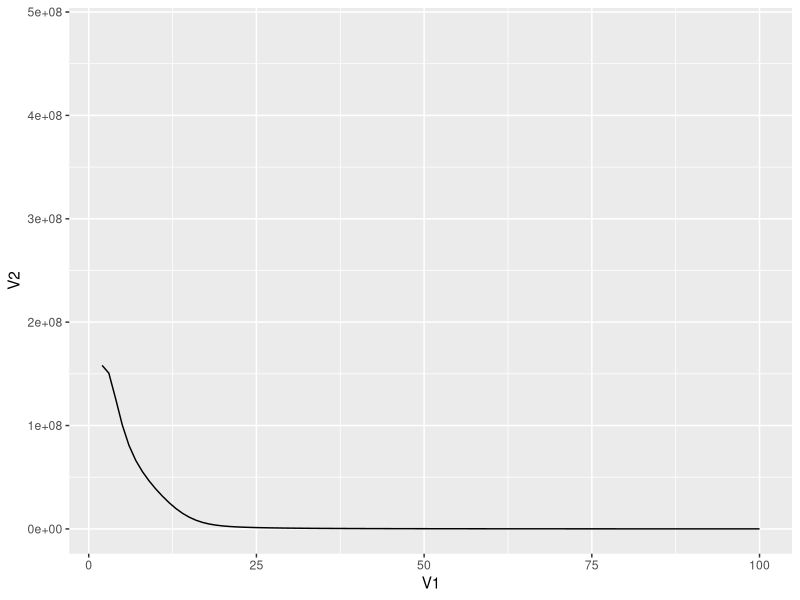
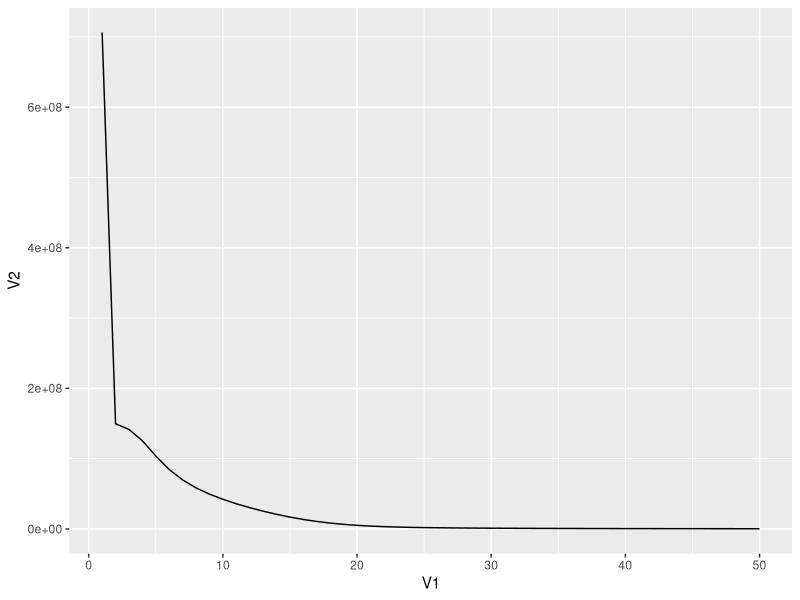
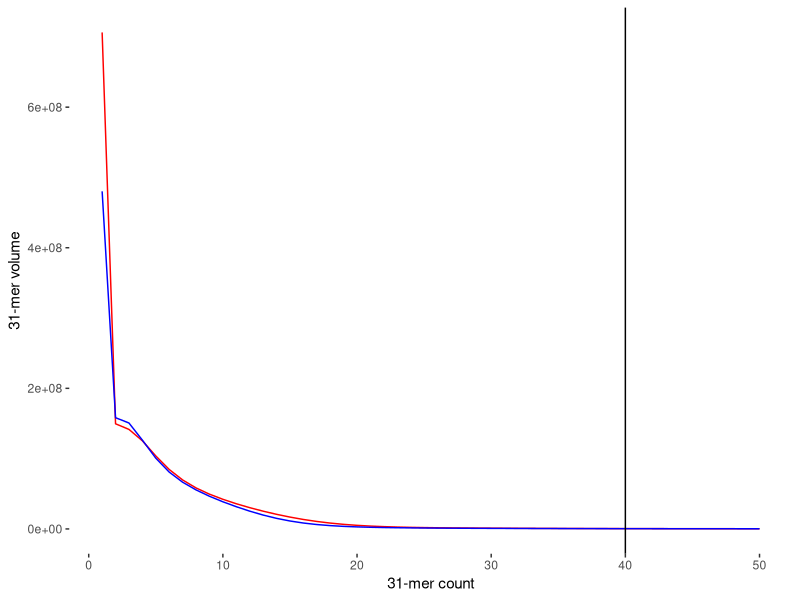
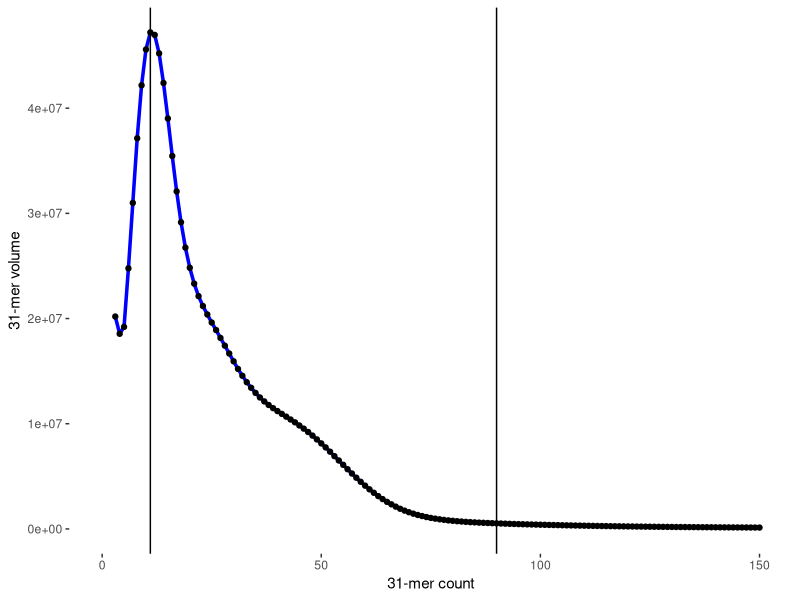
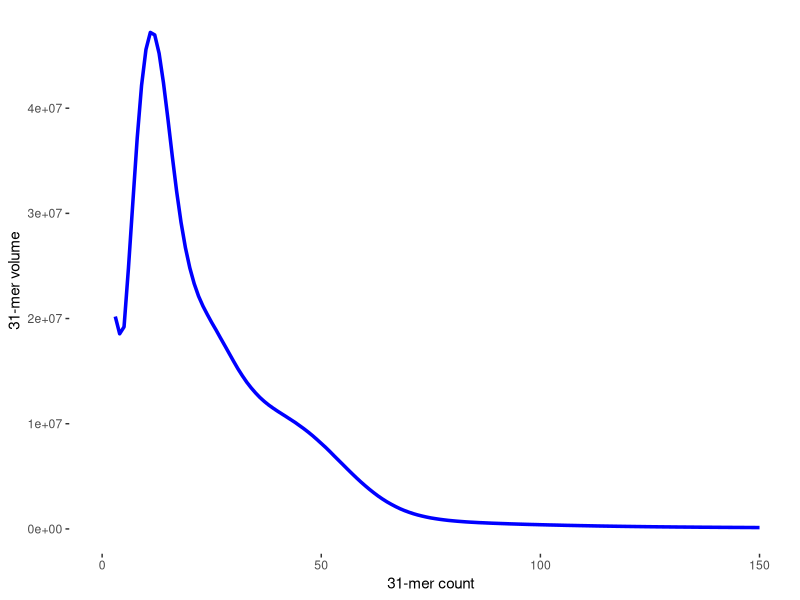
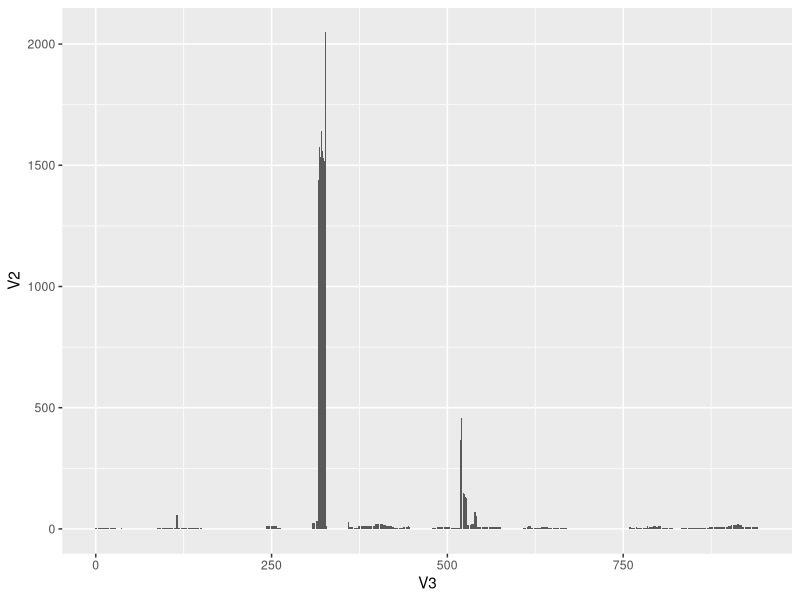
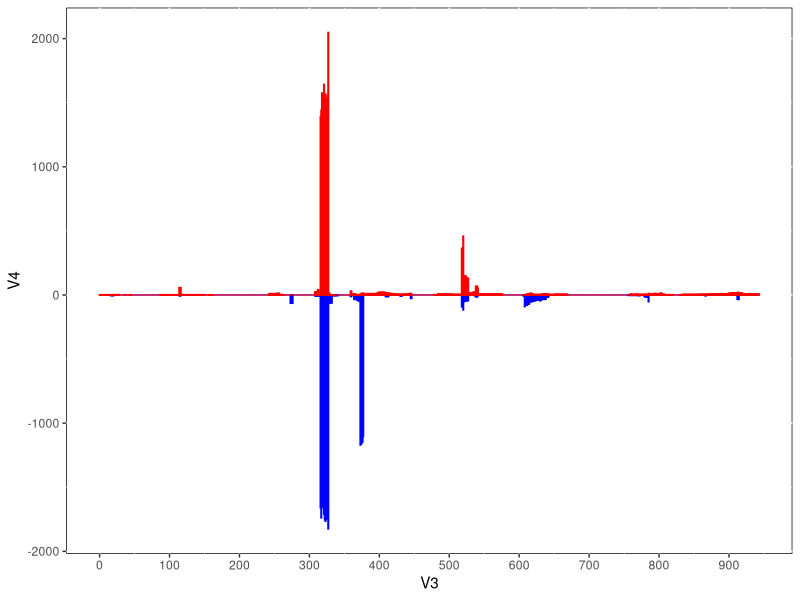
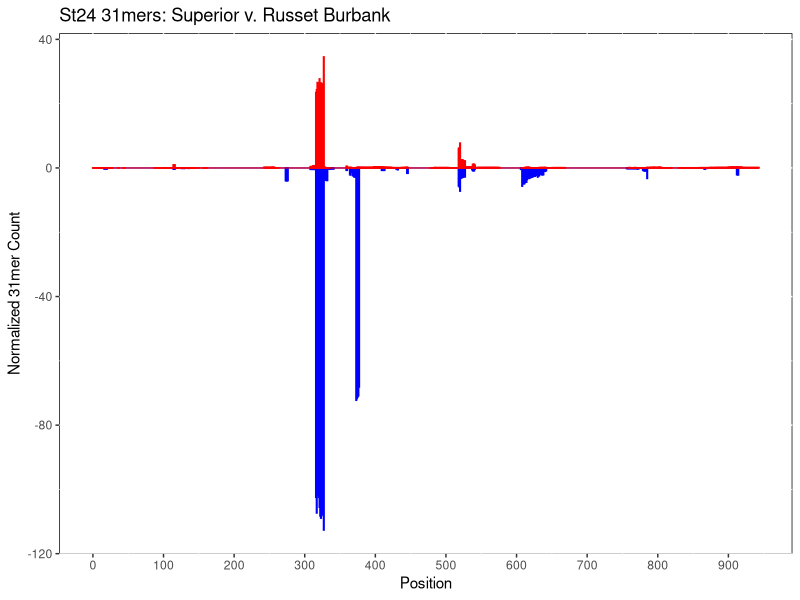

Recreate these plots in R, in order. (Note: this script raises an error after producing the figures.)
## ---- chunk 1
library(tidyverse)
library(ggplot2)
## ---- chunk 2
sup.counts <- read.csv("histo_SRR2069942_counts.txt", header = F, sep = " ")
head(sup.counts)
## ---- chunk 3
ggplot(sup.counts, aes(x = V1, y = V2)) +
  # geom_histogram(binwidth = 1, stat = "identity") +
  scale_x_continuous(limits = c(2, 100)) +
  geom_line()
## ---- chunk 4
rb.counts <- read.csv("histo_SRR5349587_counts.txt", header = F, sep = " ")
head(rb.counts)
## ---- chunk 5
ggplot(rb.counts, aes(x = V1, y = V2)) + 
  # geom_histogram(binwidth = 1, stat = "identity") +
  geom_line() +
  scale_x_continuous(limits = c(1, 50))
## ---- chunk 6
ggplot() +
  geom_line(data = rb.counts, aes(x = V1, y = V2), color = "red") +
  geom_line(data = sup.counts, aes(x = V1, y = V2), color = "blue") +
  geom_vline(xintercept = 40, color = "black") +
  scale_x_continuous(limits = c(1, 50)) +
  labs(x = "31-mer count", y = "31-mer volume") +
  theme(panel.background = element_rect(fill = "white"))
## ---- chunk 7
sup.all.counts <- read.csv("superior_all_counts.txt", header = F, sep = " ")
head(sup.all.counts)
## ---- chunk 8
tail(sup.all.counts)
## ---- chunk 9
ggplot(filter(sup.all.counts, V1 >= 3), aes(x = V1, y = V2)) +
  geom_line(color = "blue", size = 1.2) +
  geom_point() +
  geom_vline(xintercept = 90) +
  geom_vline(xintercept = 11) +
  scale_x_continuous(limits = c(0, 150)) +
  labs(x = "31-mer count", y = "31-mer volume") +
  theme(panel.background = element_rect(fill = "white"))
## ---- chunk 10
# calculate total number of 31-mers in the non-error distribution, defined here as k-mers with volume 4 and higher
sum(as.numeric(sup.all.counts[4:10000,1] * sup.all.counts[4:10000,2]))
## ---- chunk 11
sup.all.counts[5:15,]
## ---- chunk 12
sum(as.numeric(sup.all.counts[4:10000,1] * sup.all.counts[4:10000,2])) / 11
3333146764 / 1e9
## ---- chunk 13
(sum(as.numeric(sup.all.counts[4:10000,1] * sup.all.counts[4:10000,2])) / 11) / (4*844e6)
## ---- chunk 14
sum(as.numeric(sup.all.counts[4:90,1] * sup.all.counts[4:90,2])) / 11
2466831540 / 1e9
2466831540 / 3333146764
## ---- chunk 15
# try 180 for no good reason at all
sum(as.numeric(sup.all.counts[4:180,1] * sup.all.counts[4:180,2])) / 11
2674351977 / 3333146764
## ---- chunk 16
(sum(as.numeric(sup.all.counts[4:175,1] * sup.all.counts[4:175,2])) / 11) / 3333146764
## ---- chunk 17
st24.counts.sup <- read.csv("St24_31mer_counts_Sup.txt",header=F, sep = " ")
head(st24.counts.sup)
## ---- chunk 18
ggplot(filter(sup.all.counts, V1 >= 3), aes(x = V1, y = V2)) +
  geom_line(color = "blue", size = 1.2) +
  # geom_vline(xintercept=c(unique(st24.counts.sup$V2))) +  
  scale_x_continuous(limits = c(0, 150)) +
  labs(x = "31-mer count", y = "31-mer volume") +
  theme(panel.background = element_rect(fill = "white"))
## ---- chunk 19
st24.counts.sup.indexed <- read.csv("St24_31mer_index_counts_sup.txt",header=F,sep=' ') %>% 
  mutate(V5 = V2 / 59.27)
head(st24.counts.sup.indexed)
## ---- chunk 20
# raw counts, will eventually want to normalize per monoploid genome to even out the discrepancy in sequencing depth
ggplot(st24.counts.sup.indexed, aes(x = V3, y = V2)) +
  geom_bar(stat="identity")
## ---- chunk 21
st24.counts.rb.indexed <- read.csv("St24_31mer_index_counts_rb.txt", header = F, sep = " ") %>% 
  mutate(V4 = -1*V2) %>% 
  mutate(V5 = V2 / 16.2) %>% 
  mutate(V6 = -1*V5)
View(st24.counts.rb.indexed)
## ---- chunk 22
ggplot(st24.counts.rb.indexed, aes(x = V3, y = V4)) +
  geom_bar(stat = "identity", color = "blue") +
  geom_bar(data = st24.counts.sup.indexed, aes(x = V3, y = V2), stat = "identity", color = "red") +
  scale_x_continuous(breaks = seq(0,1000, by=100)) +
  theme(panel.background = element_rect(fill = "white", color = "black"))
## ---- chunk 23
ggplot(st24.counts.rb.indexed, aes(x = V3, y = V6)) +
  geom_bar(stat = "identity", color = "blue") +
  geom_bar(data = st24.counts.sup.indexed, aes(x = V3, y = V5), stat = "identity", color = "red") +
  scale_x_continuous(breaks = seq(0,1000, by=100)) +
  labs(x = "Position", y = "Normalized 31mer Count") +
  ggtitle("St24 31mers: Superior v. Russet Burbank") + 
  theme(panel.background = element_rect(fill = "white", color = "black"))
## ---- chunk 24
DM.31mers <- read.csv("DM_31_counts.txt", header = F, sep = " ")
head(DM.31mers)
## ---- chunk 25
ggplot(filter(DM.31mers, V1 >= 3), aes(x=V1,y=V2)) +
  geom_line(color = "purple") +
  scale_x_continuous(limits = c(0,150)) +
  labs(x = "31-mer count", y = "31-mer volume") +
  # geom_vline(xintercept = 8) +
  theme(panel.background = element_rect(fill = "white", color = "black"))
## ---- chunk 26
sum(as.numeric(DM.mers[7:10000,1] * DM.mers[1:10001,2])) / 24 # size in bp
(sum(as.numeric(DM.mers[7:10000,1] * DM.mers[7:10000,2])) / 24) / 1e6 # size in Mb
(844e6 - 822.3918e6) / 844e6
## ---- chunk 27
DM.17mers <- read.csv("DM_17_counts.txt", header = F, sep = ' ')
head(DM.17mers)
tail(DM.17mers)
ggplot(filter(DM.17mers, V1 >= 3), aes(x = V1, y = V2)) +
  geom_line(color = "red") +
  scale_x_continuous(limits = c(0,150)) +
  theme(panel.background = element_rect(color = "black", fill = "white")) +
  geom_vline(xintercept = c(11,30,49))
## ---- chunk 28
sum(as.numeric(DM.17mers[11:10000,1] * DM.17mers[11:10000,2])) / 30
